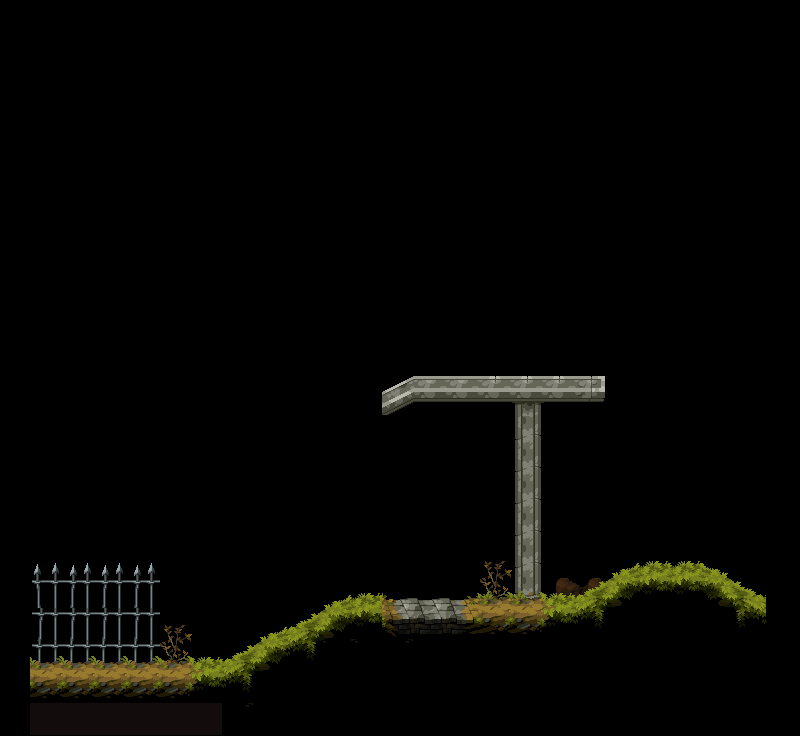

The image is a tile-based game level rendered from a .tmx file. Its description and complete source (layers, tilesets, objects, tile grids) follow:
An orthogonal 25x23 tile map with 32x32 px tiles, 2 tile layers (background, platforms).

<map version="1.10" tiledversion="1.11.2" orientation="orthogonal" renderorder="right-down" width="25" height="23" tilewidth="32" tileheight="32" infinite="0" nextlayerid="4" nextobjectid="1">
 <editorsettings>
  <export target="2test_world.tmx" format="tmx" />
 </editorsettings>
 <tileset firstgid="1" source="Tiles.tsx" />
 <layer id="3" name="background" width="25" height="23">
  <data encoding="csv">
0,0,0,0,0,0,0,0,0,0,0,0,0,0,0,0,0,0,0,0,0,0,0,0,0,
0,0,0,0,0,0,0,0,0,0,0,0,0,0,0,0,0,0,0,0,0,0,0,0,0,
0,0,0,0,0,0,0,0,0,0,0,0,0,0,0,0,0,0,0,0,0,0,0,0,0,
0,0,0,0,0,0,0,0,0,0,0,0,0,0,0,0,0,0,0,0,0,0,0,0,0,
0,0,0,0,0,0,0,0,0,0,0,0,0,0,0,0,0,0,0,0,0,0,0,0,0,
0,0,0,0,0,0,0,0,0,0,0,0,0,0,0,0,0,0,0,0,0,0,0,0,0,
0,0,0,0,0,0,0,0,0,0,0,0,0,0,0,0,0,0,0,0,0,0,0,0,0,
0,0,0,0,0,0,0,0,0,0,0,0,0,0,0,0,0,0,0,0,0,0,0,0,0,
0,0,0,0,0,0,0,0,0,0,0,0,0,0,0,0,0,0,0,0,0,0,0,0,0,
0,0,0,0,0,0,0,0,0,0,0,0,0,0,0,0,0,0,0,0,0,0,0,0,0,
0,0,0,0,0,0,0,0,0,0,0,0,0,0,0,0,0,0,0,0,0,0,0,0,0,
0,0,0,0,0,0,0,0,0,0,0,0,0,0,0,0,0,0,0,0,0,0,0,0,0,
0,0,0,0,0,0,0,0,0,0,0,0,0,0,0,0,93,0,0,0,0,0,0,0,0,
0,0,0,0,0,0,0,0,0,0,0,0,0,0,0,0,20,0,0,0,0,0,0,0,0,
0,0,0,0,0,0,0,0,0,0,0,0,0,0,0,0,20,0,0,0,0,0,0,0,0,
0,0,0,0,0,0,0,0,0,0,0,0,0,0,0,0,20,0,0,0,0,0,0,0,0,
0,0,0,0,0,0,0,0,0,0,0,0,0,0,0,0,20,0,0,0,0,0,0,0,0,
0,78,79,79,79,0,0,0,0,0,0,0,0,0,0,19,20,0,0,0,0,0,0,0,0,
0,89,90,90,90,0,0,0,0,0,0,0,0,0,0,30,31,85,86,87,0,0,0,0,0,
0,90,90,90,90,19,0,0,0,0,0,0,0,0,0,0,0,0,0,0,0,0,0,0,0,
0,100,101,101,101,30,0,0,0,0,0,0,0,74,74,0,0,0,0,0,0,0,0,0,0,
0,0,0,0,0,0,0,0,0,0,0,0,0,74,74,0,0,0,0,0,0,0,0,0,0,
67,67,67,67,67,67,67,67,67,67,67,67,67,67,67,67,67,0,0,0,0,0,0,0,0
</data>
 </layer>
 <layer id="1" name="platforms" width="25" height="23" offsetx="-2" offsety="-1">
  <data encoding="csv">
74,74,74,74,74,74,74,74,74,74,74,74,74,74,74,74,74,74,74,74,74,74,74,74,74,
74,0,0,0,0,0,0,0,0,0,0,0,0,0,0,0,0,0,0,0,0,0,0,0,74,
74,0,0,0,0,0,0,0,0,0,0,0,0,0,0,0,0,0,0,0,0,0,0,0,74,
74,0,0,0,0,0,0,0,0,0,0,0,0,0,0,0,0,0,0,0,0,0,0,0,74,
74,0,0,0,0,0,0,0,0,0,0,0,0,0,0,0,0,0,0,0,0,0,0,0,74,
74,0,0,0,0,0,0,0,0,0,0,0,0,0,0,0,0,0,0,0,0,0,0,0,74,
74,0,0,0,0,0,0,0,0,0,0,0,0,0,0,0,0,0,0,0,0,0,0,0,74,
74,0,0,0,0,0,0,0,0,0,0,0,0,0,0,0,0,0,0,0,0,0,0,0,74,
74,0,0,0,0,0,0,0,0,0,0,0,0,0,0,0,0,0,0,0,0,0,0,0,74,
74,0,0,0,0,0,0,0,0,0,0,0,0,0,0,0,0,0,0,0,0,0,0,0,74,
74,0,0,0,0,0,0,0,0,0,0,0,0,0,0,0,0,0,0,0,0,0,0,0,74,
74,0,0,0,0,0,0,0,0,0,0,0,102,81,81,82,82,82,83,0,0,0,0,0,74,
74,0,0,0,0,0,0,0,0,0,0,67,113,92,92,92,92,92,94,0,0,0,0,0,74,
74,0,0,0,0,0,0,0,0,0,0,0,0,0,0,0,0,0,0,0,0,0,0,0,74,
74,0,0,0,0,0,0,0,0,0,0,0,0,0,0,0,0,0,0,0,0,0,0,0,74,
74,0,0,0,0,0,0,0,0,0,0,0,0,0,0,0,0,0,0,0,0,0,0,0,74,
74,0,0,0,0,0,0,0,0,0,0,0,0,0,0,0,33,0,55,0,0,0,0,0,74,
74,0,0,0,0,0,0,0,0,0,0,0,0,0,0,21,0,0,0,51,52,52,53,0,74,
74,0,0,0,0,0,0,0,0,54,51,52,28,3,29,32,32,7,61,62,63,63,64,65,74,
74,0,0,0,0,0,0,0,51,61,62,63,39,14,40,41,17,18,72,74,74,74,74,76,74,
74,6,6,6,6,6,7,61,62,72,73,73,75,74,74,74,74,74,74,74,74,74,74,74,74,
74,17,17,17,17,17,18,72,74,74,74,74,74,74,74,74,74,74,74,74,74,74,74,74,74,
74,97,97,97,97,97,97,75,74,74,74,74,74,74,74,74,74,74,74,74,74,74,74,74,74
</data>
 </layer>
</map>
